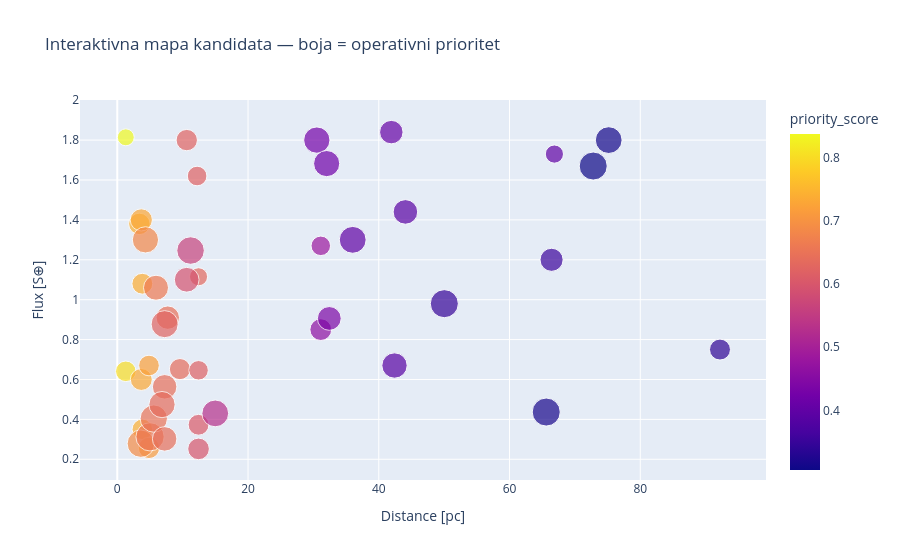

Notebook source saved alongside this figure:
### Markdown cell above
## 08 · Transparent target-ranking: no magical index
Operativno rangiranje koristi **dva deklarisana** kriterijuma: blizinu i manji radijus. Ozračenje je već tretirano kao uslov preseka. Ne nazivamo ga „habitability probability“. Nedostajuće vrednosti su isključene iz ovog rangiranja.

### Code cell
def rank_targets(data,dist_weight=.60):
    a=data.dropna(subset=['sy_dist','pl_rade']).copy()
    if a.empty:return a
    near = 1/(1+a.sy_dist/20)
    small = 1/(1+a.pl_rade/1.5)
    a['priority_score']=dist_weight*near+(1-dist_weight)*small
    return a.sort_values(['priority_score','pl_name'],ascending=[False,True])
ranked=rank_targets(candidates)
display(ranked[['pl_name','sy_dist','pl_rade','pl_insol','priority_score']].head(10))
if len(ranked):
    fig=px.scatter(ranked.head(100),x='sy_dist',y='pl_insol',size='pl_rade',
                   color='priority_score',hover_name='pl_name',
                   labels={'sy_dist':'Distance [pc]','pl_insol':'Flux [S⊕]'},
                   title='Interaktivna mapa kandidata — boja = operativni prioritet')
    fig.show()
ranked.head(10).to_csv('top_candidates.csv',index=False)

### Figure 1 — Plotly figure (JSON) as saved in the notebook; plotly's stock layout.template omitted (floating-point values rounded to 4 significant figures)
{"data": [{"hovertemplate": "<b>%{hovertext}</b><br><br>Distance [pc]=%{x}<br>Flux [S⊕]=%{y}<br>pl_rade=%{marker.size}<br>priority_score=%{marker.color}<extra></extra>", "hovertext": ["Proxima Cen d", "Proxima Cen b", "Ross 128 b", "Teegarden's Star c", "Teegarden's Star b", "GJ 1061 d", "GJ 1061 c", "GJ 1002 b", "GJ 1002 c", "tau Cet f", "Wolf 1061 c", "GJ 273 b", "GJ 682 b", "GJ 251 c", "GJ 3378 b", "GJ 667 C e", "GJ 667 C f", "Wolf 1069 b", "Gl 725 B c", "TRAPPIST-1 d", "GJ 667 C c", "G 261-6 b", "Gliese 12 b", "TRAPPIST-1 e", "TRAPPIST-1 f", "TRAPPIST-1 g", "L 98-59 f", "Ross 508 b", "LHS 1140 b", "TOI-700 e", "TOI-700 d", "LP 890-9 c", "TOI-1452 b", "TOI-6002 b", "TOI-2095 c", "TOI-1266 d", "Kepler-138 e", "K2-3 d", "TOI-715 b", "K2-72 e", "TOI-2094 b", "Kepler-1649 c", "K2-288 B b", "K2-133 e", "K2-155 d"], "legendgroup": "", "marker": {"color": [0.8371, 0.8014, 0.7433, 0.7416, 0.7388, 0.7325, 0.73, 0.7201, 0.7137, 0.6897, 0.6836, 0.6623, 0.6548, 0.6509, 0.6456, 0.6439, 0.6439, 0.6382, 0.6369, 0.6323, 0.624, 0.6226, 0.6195, 0.618, 0.6058, 0.5983, 0.5933, 0.5647, 0.5288, 0.4827, 0.4616, 0.4382, 0.4267, 0.4211, 0.4058, 0.3994, 0.3994, 0.3901, 0.389, 0.3539, 0.3478, 0.3413, 0.3166, 0.3118, 0.3058], "coloraxis": "coloraxis", "size": [0.692, 1.02, 1.11, 1.02, 1.05, 1.16, 1.19, 1.03, 1.1, 1.81, 1.66, 1.51, 1.93, 1.8, 1.32, 1.45, 1.45, 1.08, 1.66, 0.788, 1.77, 1.1, 0.93, 0.92, 1.045, 1.129, 1.48, 1.83, 1.73, 0.919, 1.145, 1.367, 1.672, 1.65, 1.33, 1.74, 0.797, 1.458, 1.55, 1.29, 1.9, 1.06, 1.9, 1.73, 1.9], "sizemode": "area", "sizeref": 0.004825, "symbol": "circle"}, "mode": "markers", "name": "", "orientation": "v", "showlegend": false, "type": "scatter", "x": [1.301, 1.301, 3.375, 3.831, 3.831, 3.673, 3.673, 4.849, 4.849, 3.603, 4.306, 5.922, 5.007, 5.581, 7.723, 7.244, 7.244, 9.583, 6.842, 12.43, 7.244, 10.63, 12.21, 12.43, 12.43, 12.43, 10.62, 11.21, 14.99, 31.13, 31.13, 32.43, 30.52, 32.03, 41.92, 36.01, 66.86, 44.07, 42.4, 66.43, 50.02, 92.19, 65.61, 75.17, 72.8], "xaxis": "x", "y": [1.814, 0.641, 1.38, 0.35, 1.08, 0.6, 1.4, 0.67, 0.257, 0.2782, 1.3, 1.06, 0.3125, 0.404, 0.91, 0.3022, 0.5633, 0.652, 0.4742, 1.115, 0.8774, 1.8, 1.62, 0.646, 0.373, 0.252, 1.1, 1.246, 0.43, 1.27, 0.85, 0.906, 1.8, 1.682, 1.84, 1.3, 1.73, 1.44, 0.67, 1.2, 0.98, 0.75, 0.4368, 1.8, 1.67], "yaxis": "y"}], "layout": {"coloraxis": {"colorbar": {"title": {"text": "priority_score"}}, "colorscale": [[0, "#0d0887"], [0.1111, "#46039f"], [0.2222, "#7201a8"], [0.3333, "#9c179e"], [0.4444, "#bd3786"], [0.5556, "#d8576b"], [0.6667, "#ed7953"], [0.7778, "#fb9f3a"], [0.8889, "#fdca26"], [1, "#f0f921"]]}, "legend": {"itemsizing": "constant", "tracegroupgap": 0}, "title": {"text": "Interaktivna mapa kandidata — boja = operativni prioritet"}, "xaxis": {"anchor": "y", "domain": [0, 1], "title": {"text": "Distance [pc]"}}, "yaxis": {"anchor": "x", "domain": [0, 1], "title": {"text": "Flux [S⊕]"}}}}
